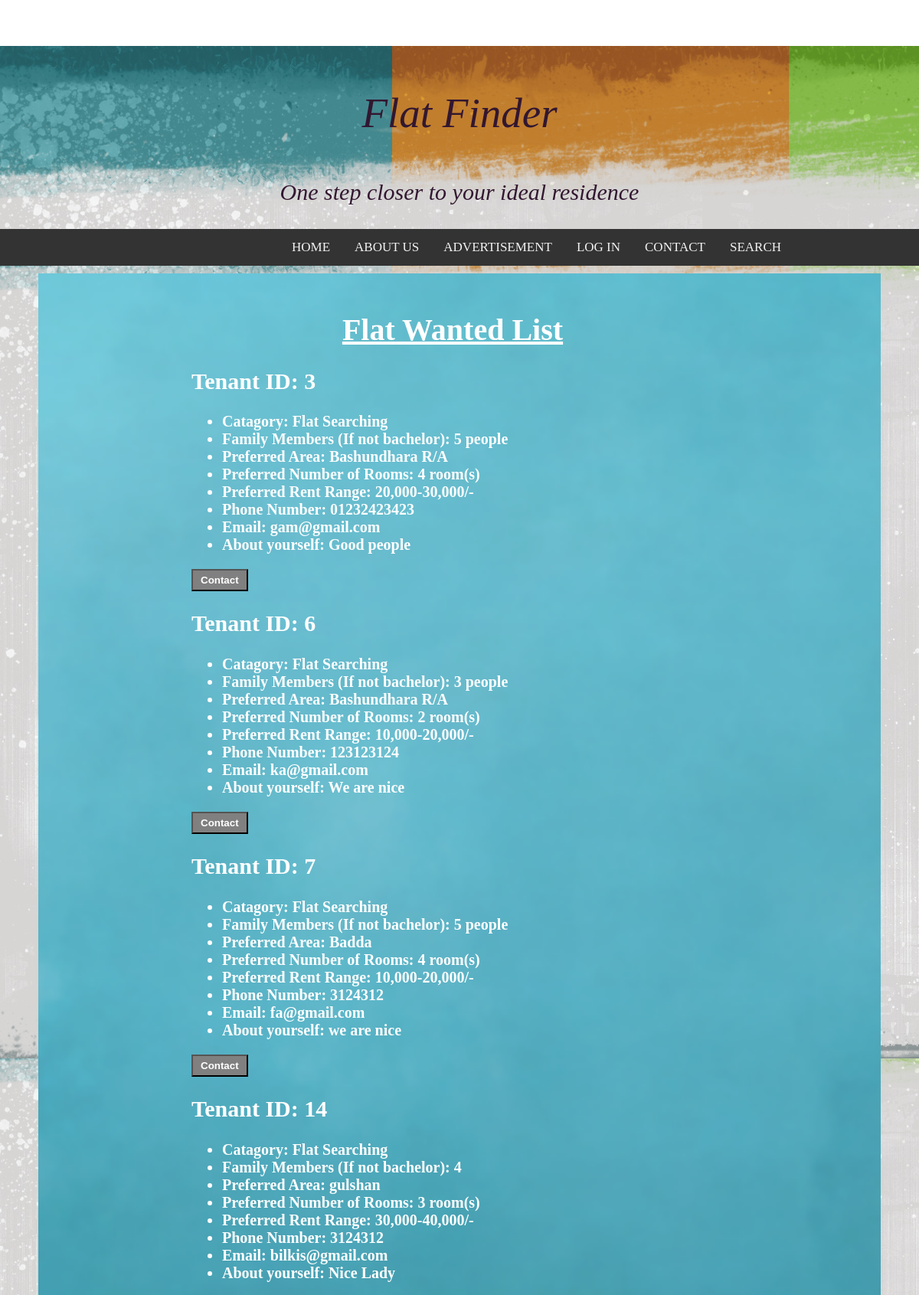
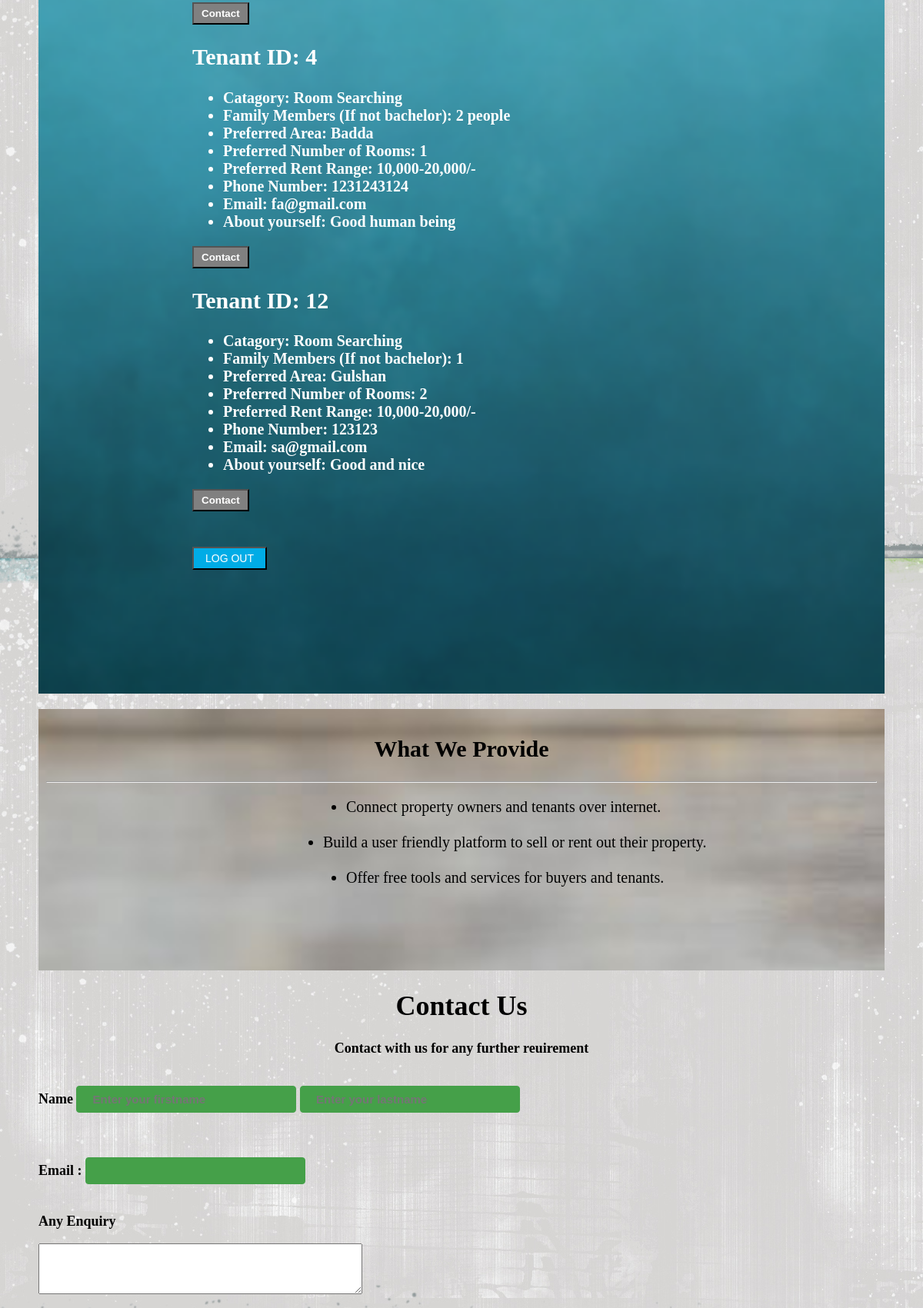
The app's page /Tenant_Post.php (signed in, upper part) with its own data (2 pictures, top to bottom).
### tables this page shows
CREATE TABLE `tenant` (
  `T_ID` int(20) NOT NULL,
  `Catagory` varchar(25) NOT NULL,
  `Member` varchar(50) NOT NULL,
  `Area` varchar(100) NOT NULL,
  `Room` varchar(30) NOT NULL,
  `F_Range` varchar(30) NOT NULL,
  `Phone` varchar(20) NOT NULL,
  `Email` varchar(30) NOT NULL,
  `About` varchar(200) NOT NULL
);

### Tenant_Post.php (the view, shortened to what this page needs)
<?php
          echo "<p style='text-align: right;color: white'>";
          echo "<a href='logout.php' style='color: white'> Logout</a> ";
          echo "</p>";
?>
<?php
include_once("config.php");
$result1 = "SELECT *
    FROM tenant T
    WHERE T.Catagory = 'Flat Searching'
    ORDER BY T_ID ASC";
$result1 = mysqli_query($conn, $result1);
$result2 = "SELECT *
    FROM tenant T
    WHERE T.Catagory = 'Room Searching'
    ORDER BY T_ID ASC";
$result2 = mysqli_query($conn, $result2);
?>
<!DOCTYPE html>
<html>
<head>
	<link rel="stylesheet" type="text/css" href="test2.css">
</head>
<body>
	<div class="header">
  <p id="title">Flat Finder</p>
  <p id="subtitle">One step closer to your ideal residence</p>
</div>
<div id="navbar">
                 <a href="home.php">HOME</a>
                <a href="aboutUs.php">ABOUT US </a>
                <a href="Tenant_Post.php">ADVERTISEMENT</a>
                <a href="login.php">LOG IN</a>
                <a href="reportAdmin.php">CONTACT</a>
                <a href="search.php">SEARCH</a>
</div>
<div class="content">
	<div class="parallax"; >
		<div id="written">
	<br>
	<h1 style="text-align: center;text-decoration: underline;">Flat Wanted List</h1>
<?php
  while($res1 = mysqli_fetch_array($result1)) {
       echo "<h2 style='margin-left: 200px;'>Tenant ID:  ".$res1['T_ID']. "</h2>";
            echo   "<ul class='list'>";
        echo  "<li>Catagory: ".$res1['Catagory']. "</li>";
        echo  "<li>Family Members (If not bachelor): ".$res1['Member']."</li>";
         echo  "<li>Preferred Area: ".$res1['Area']."</li>";
          echo "<li>Preferred Number of Rooms: ".$res1['Room']." room(s)</li>";
          echo "<li>Preferred Rent Range: ".$res1['F_Range']."</li>";
          echo "<li>Phone Number: ".$res1['Phone']."</li>";
          echo "<li>Email: ".$res1['Email']."</li>";
          echo "<li>About yourself: ".$res1['About']."</li>";
          echo "</ul>";
              echo "<a href='sendMessage.php'><button style='margin-left: 200px;background-color: gray;color:white;padding:5px 10px;font-weight: bold'>Contact</button></a><br> ";
    }
  ?>
  <?php
  while($res2 = mysqli_fetch_array($result2)) {
       echo "<h2 style='margin-left: 200px;'>Tenant ID:  ".$res2['T_ID']. "</h2>";
            echo   "<ul class='list'>";
        echo  "<li>Catagory: ".$res2['Catagory']. "</li>";
        echo  "<li>Family Members (If not bachelor): ".$res2['Member']."</li>";
         echo  "<li>Preferred Area: ".$res2['Area']."</li>";
          echo "<li>Preferred Number of Rooms: ".$res2['Room']."</li>";
          echo "<li>Preferred Rent Range: ".$res2['F_Range']."</li>";
          echo "<li>Phone Number: ".$res2['Phone']."</li>";
          echo "<li>Email: ".$res2['Email']."</li>";
          echo "<li>About yourself: ".$res2['About']."</li>";
          echo "</ul>";
          echo "<a href='sendMessage.php'><button style='margin-left: 200px;background-color: gray;color:white;padding:5px 10px;font-weight: bold'>Contact</button></a><br> ";
    }
  ?>
<br> <br>
		<a href="login.php"><button class="but">LOG OUT</button></a>
  <br> <br> <br> <br>
			</div>
  <br> <br> <br> <br>
</div>
<div id="pro" style="background-image: url(pro.jpg);height:320px;font-size:20px;margin-top:20px;"">
  <h2 style="text-align: center">What We Provide </h2>
    <hr>
      <ul>
          <li style="margin-left: 350px ">Connect property owners and tenants over internet.</li><br>
        <li style="margin-left: 320px ">Build a user friendly platform to sell or rent out their property.</li><br>
        <li style="margin-left: 350px ">Offer free tools and services for buyers and tenants.</li> <br>
      </ul>
  </div>
<div id="contact"> <form>
	<h1 style="text-align: center">Contact Us </h1>
	<p style="text-align: center"> Contact with us for any further reuirement </p>
	<p> Name
      <input type="text" name="fname" placeholder="Enter your firstname" required>
      <input type="text" name="lname" placeholder="Enter your lastname" required> </p>
     <p> Email : <input type="text" name="email" > <p>
     	<p>Any Enquiry </p>
      <textarea rows="4" cols="50" required> </textarea><br><br>
      <input type="button" name="submit" value="SUBMIT" style="background-color:#00ace6;color:white;padding:5px 15px;font-size:15px;""> <br> <br>
      <a href="home.php"><span> Go Back to Homepage </span> </a>  <br> <br>
</div>
</div>
</body>
</html>

### test2.css (style rules this page uses)
body { margin: 0; font-size: 18px; }
.header { background-color: #ffffff; padding: 1px; text-align: center; font-family: Brush Script MT, Brush Script Std, cursive; font-style: oblique; color: #321730; background-image: url("header.jpg"); }
#title { font-size: 55px; }
#subtitle { font-size: 30px; }
#navbar { overflow: hidden; background-color: #333; padding-left: 365px; }
#navbar a { display: block; color: #f2f2f2; text-align: center; padding: 14px 16px; text-decoration: none; float: left; font-size: 17px; }
.content { padding: 50px; padding-top: 10px; background-image: url("test1.jpg"); }

### Tenant_Post.php (style rules this page uses)
li { margin-left:200px; }
input[type=text], select { width: 26%; padding: 08px 20px; margin: 20px 0; display: inline-block; border: 1px solid #ccc; border-radius: 4px; box-sizing: border-box; font-weight: bold; font-size: 15px; border-color:#45a049; }
input[type=text],option { color:black; background-color: #45a049; }
#pro { font-size: 15px;padding: 10px;margin-top: 10px; height: auto; background-attachment: fixed; background-position: center; background-repeat: no-repeat; background-size: cover; }
#written { margin-right: 18px; }
.parallax { height: auto; background-attachment: fixed; background-position: center; background-repeat: no-repeat; background-size: cover; background-image: url("tenant_post.png"); color:white; font-size:20px; font-weight: bold; }
form { font-weight: bold; }
.but { margin-left: 200px; background-color:#00ace6; color:white; padding:5px 15px; font-size:14px;" }

### records on screen
tenant: T_ID "3", Catagory "Flat Searching", Member "5 people", Area "Bashundhara R/A", Room "4", F_Range "20,000-30,000/-", Phone "01232423423", Email "gam@gmail.com", About "Good people"
tenant: T_ID "6", Catagory "Flat Searching", Member "3 people", Area "Bashundhara R/A", Room "2", F_Range "10,000-20,000/-", Phone "123123124", Email "ka@gmail.com", About "We are nice"
tenant: T_ID "7", Catagory "Flat Searching", Member "5 people", Area "Badda", Room "4", F_Range "10,000-20,000/-", Phone "3124312", Email "fa@gmail.com", About "we are nice"
tenant: T_ID "14", Catagory "Flat Searching", Member "4", Area "gulshan", Room "3", F_Range "30,000-40,000/-", Phone "3124312", Email "bilkis@gmail.com", About "Nice Lady"
tenant: T_ID "4", Catagory "Room Searching", Member "2 people", Area "Badda", Room "1", F_Range "10,000-20,000/-", Phone "1231243124", Email "fa@gmail.com", About "Good human being"
tenant: T_ID "12", Catagory "Room Searching", Member "1", Area "Gulshan", Room "2", F_Range "10,000-20,000/-", Phone "123123", Email "sa@gmail.com", About "Good and nice"
